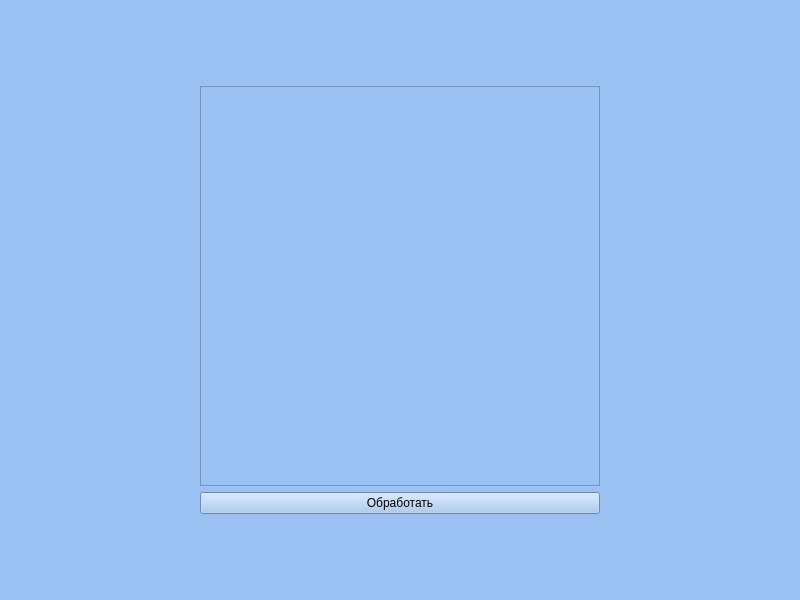
<?xml version="1.0" encoding="UTF-8"?>
<ui version="4.0">
 <class>Form</class>
 <widget class="QWidget" name="Form">
  <property name="geometry">
   <rect>
    <x>0</x>
    <y>0</y>
    <width>800</width>
    <height>600</height>
   </rect>
  </property>
  <property name="windowTitle">
   <string>Form</string>
  </property>
  <property name="styleSheet">
   <string notr="true">background-color: rgb(153, 193, 241)</string>
  </property>
  <layout class="QGridLayout" name="gridLayout_2">
   <item row="2" column="1">
    <spacer name="verticalSpacer">
     <property name="orientation">
      <enum>Qt::Vertical</enum>
     </property>
     <property name="sizeType">
      <enum>QSizePolicy::MinimumExpanding</enum>
     </property>
     <property name="sizeHint" stdset="0">
      <size>
       <width>20</width>
       <height>40</height>
      </size>
     </property>
    </spacer>
   </item>
   <item row="1" column="0">
    <spacer name="horizontalSpacer">
     <property name="orientation">
      <enum>Qt::Horizontal</enum>
     </property>
     <property name="sizeType">
      <enum>QSizePolicy::MinimumExpanding</enum>
     </property>
     <property name="sizeHint" stdset="0">
      <size>
       <width>40</width>
       <height>20</height>
      </size>
     </property>
    </spacer>
   </item>
   <item row="1" column="2">
    <spacer name="horizontalSpacer_2">
     <property name="orientation">
      <enum>Qt::Horizontal</enum>
     </property>
     <property name="sizeType">
      <enum>QSizePolicy::MinimumExpanding</enum>
     </property>
     <property name="sizeHint" stdset="0">
      <size>
       <width>40</width>
       <height>20</height>
      </size>
     </property>
    </spacer>
   </item>
   <item row="1" column="1">
    <layout class="QGridLayout" name="gridLayout">
     <item row="0" column="0">
      <widget class="QListWidget" name="listWidget">
       <property name="sizePolicy">
        <sizepolicy hsizetype="Fixed" vsizetype="Fixed">
         <horstretch>0</horstretch>
         <verstretch>0</verstretch>
        </sizepolicy>
       </property>
       <property name="minimumSize">
        <size>
         <width>400</width>
         <height>400</height>
        </size>
       </property>
       <property name="maximumSize">
        <size>
         <width>400</width>
         <height>400</height>
        </size>
       </property>
      </widget>
     </item>
     <item row="1" column="0">
      <widget class="QPushButton" name="orderButton">
       <property name="text">
        <string>Обработать</string>
       </property>
      </widget>
     </item>
    </layout>
   </item>
   <item row="0" column="1">
    <spacer name="verticalSpacer_2">
     <property name="orientation">
      <enum>Qt::Vertical</enum>
     </property>
     <property name="sizeType">
      <enum>QSizePolicy::MinimumExpanding</enum>
     </property>
     <property name="sizeHint" stdset="0">
      <size>
       <width>20</width>
       <height>40</height>
      </size>
     </property>
    </spacer>
   </item>
  </layout>
 </widget>
 <resources/>
 <connections/>
</ui>
